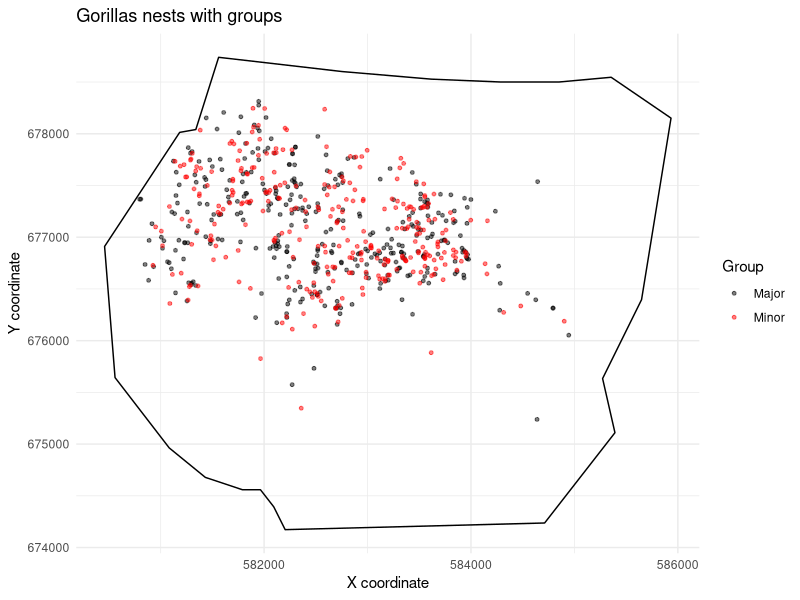

Write the R code that produced this figure.
library(spatstat.geom)     
library(spatstat.explore)  
library(spatstat.random)   
library(spatstat.model)

data(gorillas, package = "spatstat.data")
X1 = gorillas
X1_major = unmark(X1[X1$marks$group == "major"])
X1_minor = unmark(X1[X1$marks$group == "minor"])


library(ggplot2)
win <- as.polygonal(gorillas$window)
win_df <- do.call(rbind, lapply(seq_along(win$bdry), function(i) {
  data.frame(
    x = win$bdry[[i]]$x,
    y = win$bdry[[i]]$y,
    id = i
  )
}))

major_df <- data.frame(x = X1_major$x, y = X1_major$y, group = "Major")
minor_df <- data.frame(x = X1_minor$x, y = X1_minor$y, group = "Minor")
points_df <- rbind(major_df, minor_df)


plot.res = 600
png("gorilla_groups.png", width = 6.2 * plot.res, height = 4.5 * plot.res, res = 600)
ggplot() +
  geom_polygon(data = win_df, aes(x = x, y = y, group = id),
               fill = NA, color = "black") +
  geom_point(data = points_df, aes(x = x, y = y, color = group), size = 1, alpha = 0.5) +
  labs(
    title = "Gorillas nests with groups",
    x = "X coordinate",
    y = "Y coordinate",
    color = "Group"
  ) +
  scale_color_manual(values = c("Major" = "black", "Minor" = "red")) +
  coord_equal() +
  theme_minimal()
dev.off()
